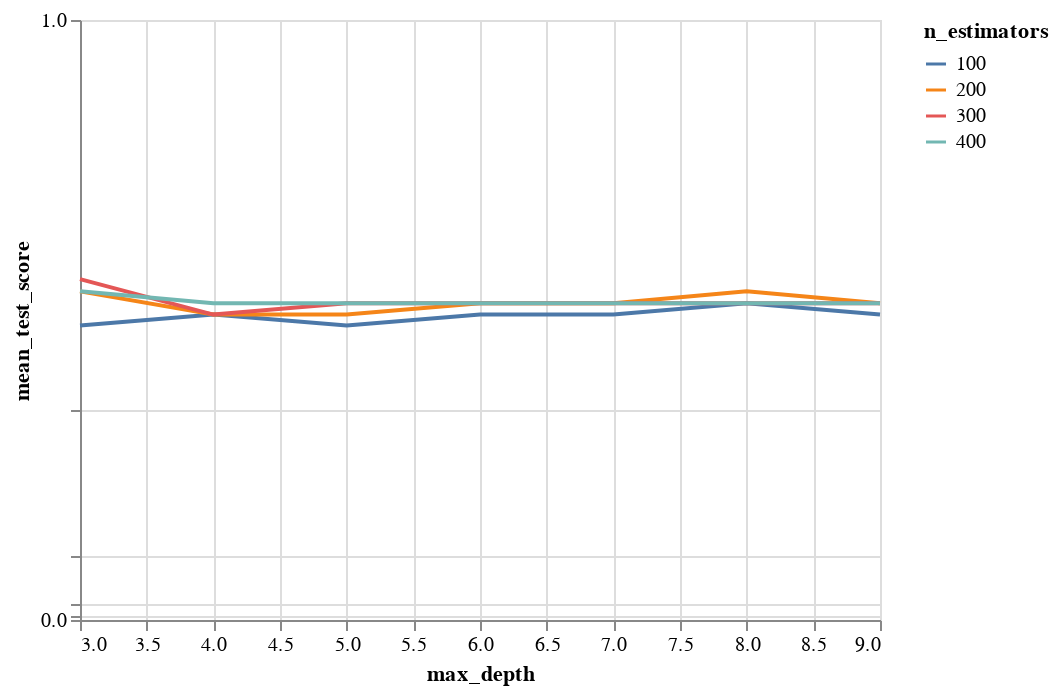

Here is the notebook cell this chart was saved with:
### Code cell
n_estimators=[x['n_estimators'] for x in RndF_.cv_results_['params']]
max_depth = [x['max_depth'] for x in RndF_.cv_results_['params']]
mean_test_score=RndF_.cv_results_['mean_test_score']
scoresdf = pd.DataFrame({'n_estimators':n_estimators, 'max_depth':max_depth, 'mean_test_score':mean_test_score})

alt.Chart(scoresdf).mark_line().encode(
    alt.Y('mean_test_score', scale=alt.Scale(type='pow', exponent=10)),
    alt.X('max_depth'),
    alt.Color('n_estimators:N')
)

### Figure 1 — Vega-Lite specification as saved in the notebook (floating-point values rounded to 4 significant figures)
{"config": {"view": {"continuousWidth": 400, "continuousHeight": 300}}, "data": {"name": "data-fd80a95f4dc60dc71776bfc0b656a9e1"}, "mark": "line", "encoding": {"color": {"field": "n_estimators", "type": "nominal"}, "x": {"field": "max_depth", "type": "quantitative"}, "y": {"field": "mean_test_score", "scale": {"exponent": 10, "type": "pow"}, "type": "quantitative"}}, "$schema": "https://vega.github.io/schema/vega-lite/v4.17.0.json", "datasets": {"data-fd80a95f4dc60dc71776bfc0b656a9e1": [{"n_estimators": 100, "max_depth": 3, "mean_test_score": 0.9313}, {"n_estimators": 200, "max_depth": 3, "mean_test_score": 0.9416}, {"n_estimators": 300, "max_depth": 3, "mean_test_score": 0.945}, {"n_estimators": 400, "max_depth": 3, "mean_test_score": 0.9416}, {"n_estimators": 100, "max_depth": 4, "mean_test_score": 0.9347}, {"n_estimators": 200, "max_depth": 4, "mean_test_score": 0.9347}, {"n_estimators": 300, "max_depth": 4, "mean_test_score": 0.9347}, {"n_estimators": 400, "max_depth": 4, "mean_test_score": 0.9381}, {"n_estimators": 100, "max_depth": 5, "mean_test_score": 0.9313}, {"n_estimators": 200, "max_depth": 5, "mean_test_score": 0.9347}, {"n_estimators": 300, "max_depth": 5, "mean_test_score": 0.9381}, {"n_estimators": 400, "max_depth": 5, "mean_test_score": 0.9381}, {"n_estimators": 100, "max_depth": 6, "mean_test_score": 0.9347}, {"n_estimators": 200, "max_depth": 6, "mean_test_score": 0.9381}, {"n_estimators": 300, "max_depth": 6, "mean_test_score": 0.9381}, {"n_estimators": 400, "max_depth": 6, "mean_test_score": 0.9381}, {"n_estimators": 100, "max_depth": 7, "mean_test_score": 0.9347}, {"n_estimators": 200, "max_depth": 7, "mean_test_score": 0.9381}, {"n_estimators": 300, "max_depth": 7, "mean_test_score": 0.9381}, {"n_estimators": 400, "max_depth": 7, "mean_test_score": 0.9381}, {"n_estimators": 100, "max_depth": 8, "mean_test_score": 0.9381}, {"n_estimators": 200, "max_depth": 8, "mean_test_score": 0.9416}, {"n_estimators": 300, "max_depth": 8, "mean_test_score": 0.9381}, {"n_estimators": 400, "max_depth": 8, "mean_test_score": 0.9381}, {"n_estimators": 100, "max_depth": 9, "mean_test_score": 0.9347}, {"n_estimators": 200, "max_depth": 9, "mean_test_score": 0.9381}, {"n_estimators": 300, "max_depth": 9, "mean_test_score": 0.9381}, {"n_estimators": 400, "max_depth": 9, "mean_test_score": 0.9381}]}}
